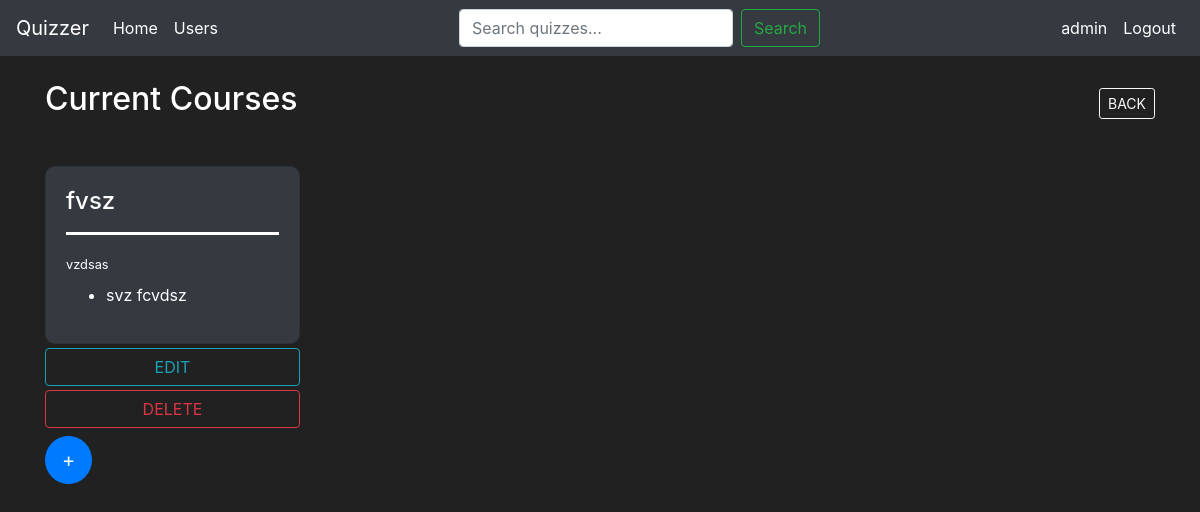
/sub (signed in), run on an earlier commit of the app's database.
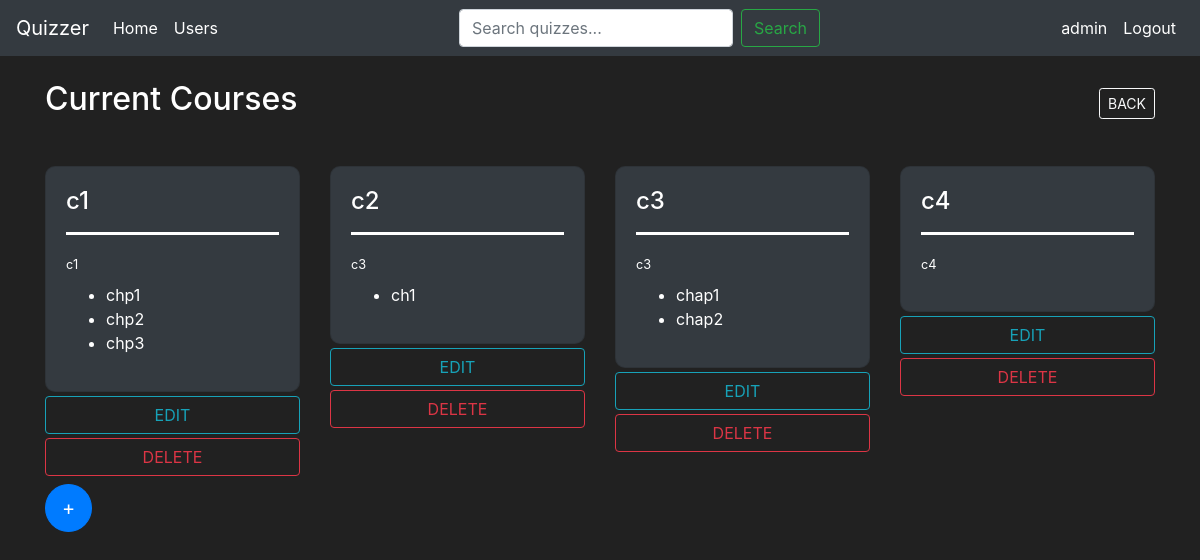
And on a later commit of the database.
### models.py (models this page shows)
class Subject(db.Model):
    id = db.Column(db.Integer, primary_key=True)
    name = db.Column(db.String(50), nullable=False)
    description = db.Column(db.String(500), nullable=False)
    chapters = db.relationship('Chapter', backref='subjectsuper',cascade='all, delete', lazy=True)

class Chapter(db.Model):
    id = db.Column(db.Integer, primary_key=True)
    name = db.Column(db.String(50), nullable=False)
    description = db.Column(db.String(500), nullable=False)
    subject_id = db.Column(db.Integer, db.ForeignKey('subject.id'), nullable=False)
    quizzes = db.relationship('Quiz', backref='chaptersuper',cascade='all, delete', lazy=True)

### routes.py (the view)
@app.route('/sub')
@login_required
def index():
    subject = Subject.query.all()
    chapters = Chapter.query.all()
    return render_template("home.html",subject=subject,chapters=chapters)

### models.py (called while the page is built)
@login_manager.user_loader
def load_user(user_id):
    return User.query.get(int(user_id))

### templates/home.html (shortened to what this page needs)
{% extends "base.html" %}
{% block body %}
<div class="container mt-4">
    <div class="d-flex justify-content-between align-items-center inline ">
        <h2>Current Courses</h2>
        <a href="{{url_for('start')}}" class="btn btn-outline-light btn-sm">BACK</a>
    </div>
        <div class="row mt-3">
            {%for subject in subject%}
            <div class="col-md-3">
                <a href="{{url_for('chapters',sid = subject.id)}}" class="text-decoration-none">
                    <div class="card bg-dark text-white rounded-lg card-hover mt-4">
                        <div class="card-body">
                            <h4 class="card-title">{{subject.name}}</h4>
                            <hr style="border-top: 3px solid white;">
                            <small>{{subject.description}}</small>
                            <ul class="mt-2">
                                {%for chapter in chapters%}
                                    {%if chapter.subject_id==subject.id%}
                                        <li>{{chapter.name}}</li>
                                    {%endif%}
                                {%endfor%}
                            </ul>
                        </div>
                    </div>
                </a>
                {%if current_user.email=='admin'%}
                    <a href="{{url_for('edits',sid=subject.id)}}" class="btn btn-outline-info btn-block mt-1">EDIT</a>
                    <a href="{{url_for('subdel',id=subject.id)}}" class="btn btn-outline-danger btn-block mt-1">DELETE</a>
                {%endif%}
            </div>
            {%endfor%}
        </div>
        {%if current_user.email=='admin'%}
            <a href="{{url_for('subcre')}}" class="btn btn-primary btn-lg rounded-circle ml-auto mt-2 justify-content-center align-items-center">+</a>
        {%endif%}
    </div>
{% endblock %}

What changed in the data, as far as the page shows it:
removed Chapter: name "svz fcvdsz", shown under Subject (number 1 of 4 on the later page)
changed Subject (number 1 of 4 on the later page): name "fvsz" → "c1"; description "vzdsas" → "c1"
added Chapter: name "chp1", shown under Subject (number 1 of 4 on the later page)
added Chapter: name "chp2", shown under Subject (number 1 of 4 on the later page)
added Chapter: name "chp3", shown under Subject (number 1 of 4 on the later page)
added Subject: name "c2", description "c3"
added Chapter: name "ch1", shown under "c2"
added Subject: name "c3", description "c3"
added Chapter: name "chap1", shown under "c3"
added Chapter: name "chap2", shown under "c3"
added Subject: name "c4", description "c4"
